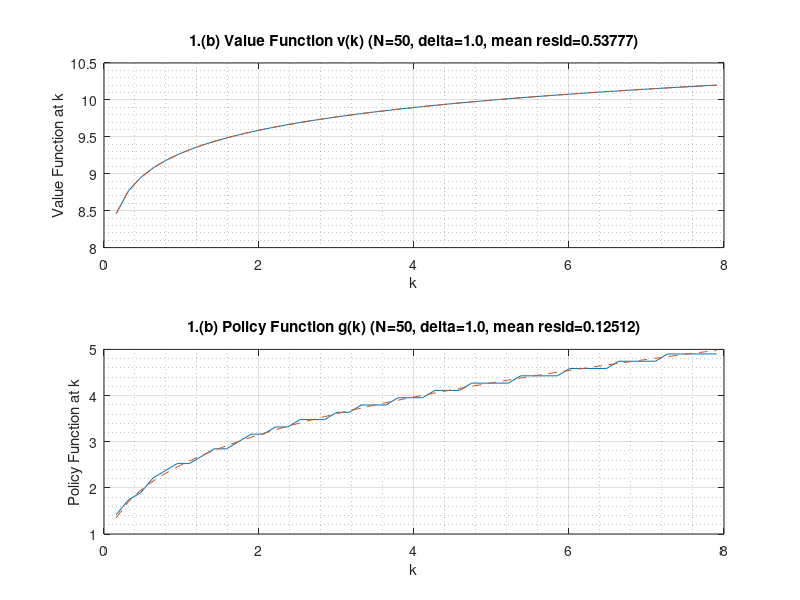
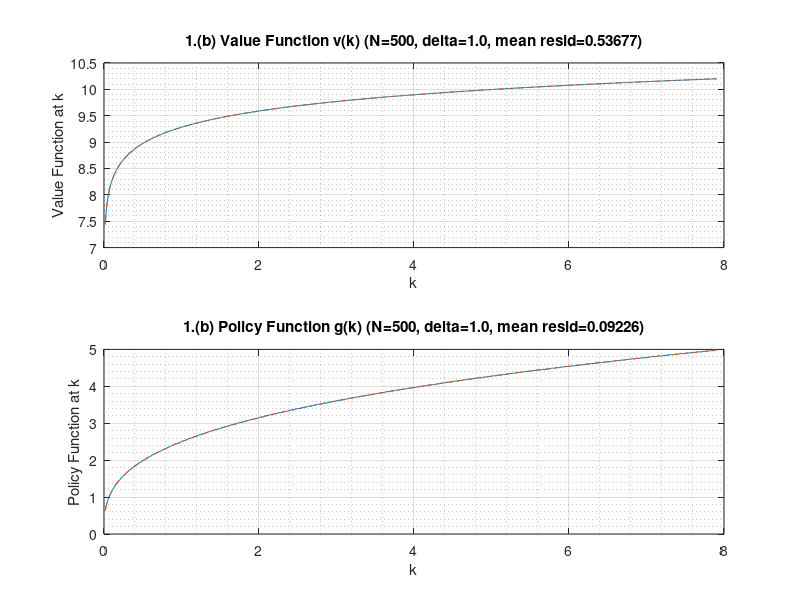
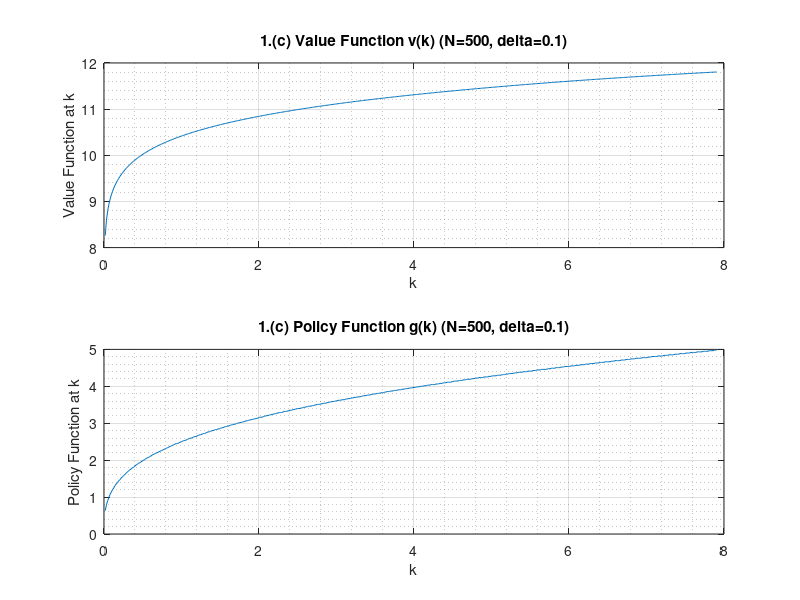

Write MATLAB code to recreate these figures, in order.
% Bellman equation v(k) = max u(f(k)-k')+Bv(k')
% log utility u=log(c) and f(k)=Ak^alpha+(a-delta)k
% Find the value and policy functions

% NOTE SEP 2017: WILL ADD MORE DOCUMENTATION LATER...

clear all;
clc;

% Set Variables
ALPHA    = (1/3);
BETA     = 0.75;
DELTA    = 1.00;
THETA    = 1.00;                
A        = 10;
KBAR     = ((A.*ALPHA)./((1/BETA)-(1-DELTA))).^(1/(1-ALPHA));

% Setting up the grid
NK       = 50;
ITER     = 0;
XMIN     = 2*KBAR/NK;          
XMAX     = 2*KBAR;
X        = (XMIN:(XMAX-XMIN)/(NK-1):XMAX)';

% Analytical values of policy and value functions
realV    = 4*((4/3)*log(10)+log(3/4)+(1/3)*log(1/4))+(4/9)*log(X);
realG    = 2.5*X.^ALPHA;

% Initialize a few vectors
v1       = zeros(NK,1);
g1       = zeros(NK,1);
f0       = zeros(NK,1);

% Convergence tolerance
DIFF     = 1;
EPS      = 1e-6;

while DIFF>EPS
    ITER = ITER + 1;
    
    for i=1:NK
        % Prevent wild values in gamma
        gamma = X <= A*X(i)^ALPHA+(1-DELTA)*X(i);  
        kp    = X(gamma);                           
        kt    = ones(length(kp),1)*X(i);
        
        c     = A*kt.^ALPHA+(1-DELTA)*kt-kp;        
        u     = log(c);                             
        
        f1    = u + BETA*f0(gamma);                 
        [v1(i),g1(i)] = max(f1);
    end
    gk = X(g1);
    DIFF = max(abs(v1-f0));
    meanresidv(ITER) = mean(abs(real(realV-v1)));
    meanresidg(ITER) = mean(abs(real(realG-gk)));
    f0 = v1;
end

h=figure(1);
subplot(2,1,1);
plot(X,f0,X,realV,'--'), hold on;
xlabel ('k'), ylabel ('Value Function at k');
grid on, grid minor;
title(sprintf('1.(b) Value Function v(k) (N=%d, delta=%.1f, mean resid=%.5f)', NK, DELTA, mean(meanresidv)));

subplot(2,1,2);
plot(X,gk,X,realG,'--'), hold on;
xlabel ('k'), ylabel ('Policy Function at k');
grid on, grid minor;
title(sprintf('1.(b) Policy Function g(k) (N=%d, delta=%.1f, mean resid=%.5f)', NK, DELTA, mean(meanresidg)));

saveas(h, '1_b_50.pdf');

% N = 500.

NK       = 500;                 
ITER     = 0;                   

XMIN     = 2*KBAR/NK;           
XMAX     = 2*KBAR;
X        = (XMIN:(XMAX-XMIN)/(NK-1):XMAX)';

realV    = 4*((4/3)*log(10)+log(3/4)+(1/3)*log(1/4))+(4/9)*log(X);
realG    = 2.5*X.^ALPHA;

v1       = zeros(NK,1);
g1       = zeros(NK,1);
f0       = zeros(NK,1);

DIFF     = 1;

while DIFF>EPS
    ITER = ITER + 1;
    
    for i=1:NK
        gamma = X <= A*X(i)^ALPHA+(1-DELTA)*X(i);   
        kp    = X(gamma);                           
        kt    = ones(length(kp),1)*X(i);
        
        c     = A*kt.^ALPHA+(1-DELTA)*kt-kp;        
        u     = log(c);                             
        
        f1    = u + BETA*f0(gamma);                 
        [v1(i),g1(i)] = max(f1);
    end
    gk = X(g1);
    DIFF = max(abs(v1-f0));
    meanresidv(ITER) = mean(abs(real(realV-v1)));
    meanresidg(ITER) = mean(abs(real(realG-gk)));
    f0 = v1;
end

h=figure(2);
subplot(2,1,1);
plot(X,f0,X,realV,'--'), hold on;
xlabel ('k'), ylabel ('Value Function at k');
grid on, grid minor;
title(sprintf('1.(b) Value Function v(k) (N=%d, delta=%.1f, mean resid=%.5f)', NK, DELTA, mean(meanresidv)));

subplot(2,1,2);
plot(X,gk,X,realG,'--'), hold on;
xlabel ('k'), ylabel ('Policy Function at k');
grid on, grid minor;
title(sprintf('1.(b) Policy Function g(k) (N=%d, delta=%.1f, mean resid=%.5f)', NK, DELTA, mean(meanresidg)));

saveas(h, '1_b_500.pdf');

% delta = 0.1.

DELTA    = 0.1;
DIFF     = 1;
v1       = zeros(NK,1);
g1       = zeros(NK,1);
f0       = zeros(NK,1);
ITER     = 0;                   
XMIN     = 2*KBAR/NK;           
XMAX     = 2*KBAR;
X        = (XMIN:(XMAX-XMIN)/(NK-1):XMAX)';

while DIFF>EPS
    ITER = ITER + 1;
    
    for i=1:NK
        gamma =X <= A*X(i)^ALPHA+(1-DELTA)*X(i);
        kp = X(gamma);
        kt = ones(length(kp),1)*X(i);
        
        c = A*kt.^ALPHA+(1-DELTA)*kt-kp;
        u = log(c);
        
        f1 = u+BETA*f0(gamma);
        [v1(i),g1(i)] = max(f1);
    end
    
    DIFF = max(abs(v1-f0));
    f0 = v1;
end

h=figure(3);
subplot(2,1,1);
plot(X,f0), hold on;
xlabel ('k'), ylabel ('Value Function at k');
grid on, grid minor;
title(sprintf('1.(c) Value Function v(k) (N=%d, delta=%.1f)', NK, DELTA));

subplot(2,1,2);
plot(X,gk), hold on;
xlabel ('k'), ylabel ('Policy Function at k');
grid on, grid minor;
title(sprintf('1.(c) Policy Function g(k) (N=%d, delta=%.1f)', NK, DELTA));

saveas(h, '1_c_500.pdf');